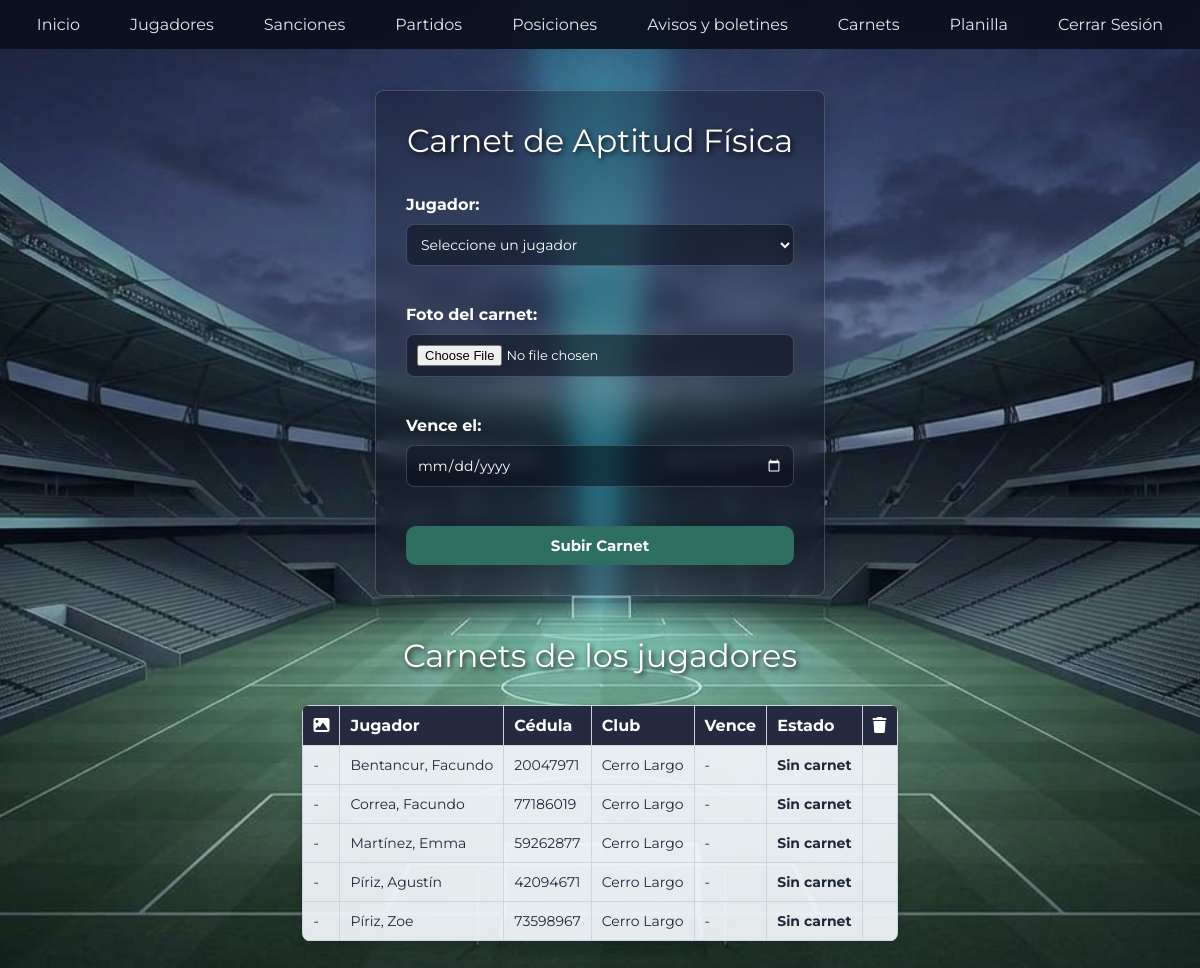
The app's page /club/carnets/gestionarCarnets.php (signed in) with its own data.
### tables this page shows
CREATE TABLE `jugadores` (
  `id` int(11) NOT NULL,
  `nombre` varchar(45) DEFAULT NULL,
  `apellido` varchar(45) DEFAULT NULL,
  `cedula` varchar(45) NOT NULL,
  `fecha_nacimiento` date DEFAULT NULL,
  `id_club` int(11) DEFAULT NULL,
  `id_categoria` varchar(45) DEFAULT NULL,
  `masa` decimal(5,2) DEFAULT NULL,
  `altura` decimal(4,2) DEFAULT NULL,
  `peso` decimal(10,2) DEFAULT NULL,
  `velocidad` decimal(5,2) DEFAULT NULL
);

CREATE TABLE `club` (
  `id` int(11) NOT NULL,
  `nombre` varchar(100) NOT NULL,
  `logo` varchar(255) DEFAULT NULL,
  `activo` tinyint(1) NOT NULL DEFAULT 1
);

### club/carnets/listarCarnets.php (the view, shortened to what this page needs)
<?php
require_once __DIR__ . "/../../conexion.php";
$miClub = (int) $_SESSION["id_club"];
$sql = "SELECT jugadores.nombre, jugadores.apellido, jugadores.cedula, club.nombre AS club,
        carnets.id AS id_carnet, carnets.foto, carnets.fecha_vencimiento
    FROM jugadores
    INNER JOIN club ON jugadores.id_club = club.id
    LEFT JOIN carnets ON carnets.id_jugador = jugadores.id
    WHERE jugadores.id_club = $miClub
    ORDER BY jugadores.apellido";
$resultado = mysqli_query($conn, $sql);
?>
<h1 class="tituloSeccion">Carnets de los jugadores</h1>
<div class="Tabla">
<table class="tablaClubes">
    <tr>
        <th><i class="fa-solid fa-image"></i></th>
        <th>Jugador</th>
        <th>Cédula</th>
        <th>Club</th>
        <th>Vence</th>
        <th>Estado</th>
        <th><i class="fa-solid fa-trash"></i></th>
    </tr>
    <?php
    while ($fila = mysqli_fetch_assoc($resultado)) {
        echo "<tr>";
        echo "<td>" . ($fila["foto"] ? "<a href='fotos/" . htmlspecialchars($fila["foto"]) . "' target='_blank'><img src='fotos/" . htmlspecialchars($fila["foto"]) . "' class='fotoCarnet'></a>" : "-") . "</td>";
        echo "<td>" . htmlspecialchars($fila["apellido"] . ", " . $fila["nombre"]) . "</td>";
        echo "<td>" . htmlspecialchars($fila["cedula"]) . "</td>";
        echo "<td>" . htmlspecialchars($fila["club"]) . "</td>";
        if (!$fila["id_carnet"]) {
            echo "<td>-</td><td class='suspendido'>Sin carnet</td><td></td>";
        }
        echo "</tr>";
    }
    ?>
</table>
</div>

### club/carnets/carnets.css (style rules this page uses)
* { box-sizing: border-box; }
body { margin: 0; font-family: "Montserrat", Arial, sans-serif; color: #e2e8f0; background: url("../../imagenes/BG.png") center / cover fixed; }
h1, .tituloSeccion { text-align: center; color: white; text-shadow: 2px 2px 5px rgba(0, 0, 0, 0.8); }
h1 { margin: 0 0 25px; }
.tituloSeccion { font-weight: normal; margin: 40px 0 0; }
.Tabla { width: fit-content; max-width: 100%; margin: 30px auto; overflow-x: auto; border-radius: 8px; box-shadow: 0 5px 15px rgba(0, 0, 0, 0.15); }
table, .tablaClubes { width: 100%; border-collapse: collapse; }
th, td, .tablaClubes th, .tablaClubes td { padding: 10px; border: 1px solid #cbd5e1; }
th, .tablaClubes th { background: #252a40; color: white; text-align: left; }
td, .tablaClubes td { background: rgba(241, 245, 249, 0.94); color: #1e293b; font-size: 14px; }
.mal, .suspendido { color: white; background: rgba(160, 40, 40, 0.85); font-weight: bold; }

### records on screen
jugadores: apellido+nombre "Bentancur, Facundo", cedula "20047971", id_club.nombre "Cerro Largo"
jugadores: apellido+nombre "Correa, Facundo", cedula "77186019", id_club.nombre "Cerro Largo"
jugadores: apellido+nombre "Martínez, Emma", cedula "59262877", id_club.nombre "Cerro Largo"
jugadores: apellido+nombre "Píriz, Agustín", cedula "42094671", id_club.nombre "Cerro Largo"
jugadores: apellido+nombre "Píriz, Zoe", cedula "73598967", id_club.nombre "Cerro Largo"
